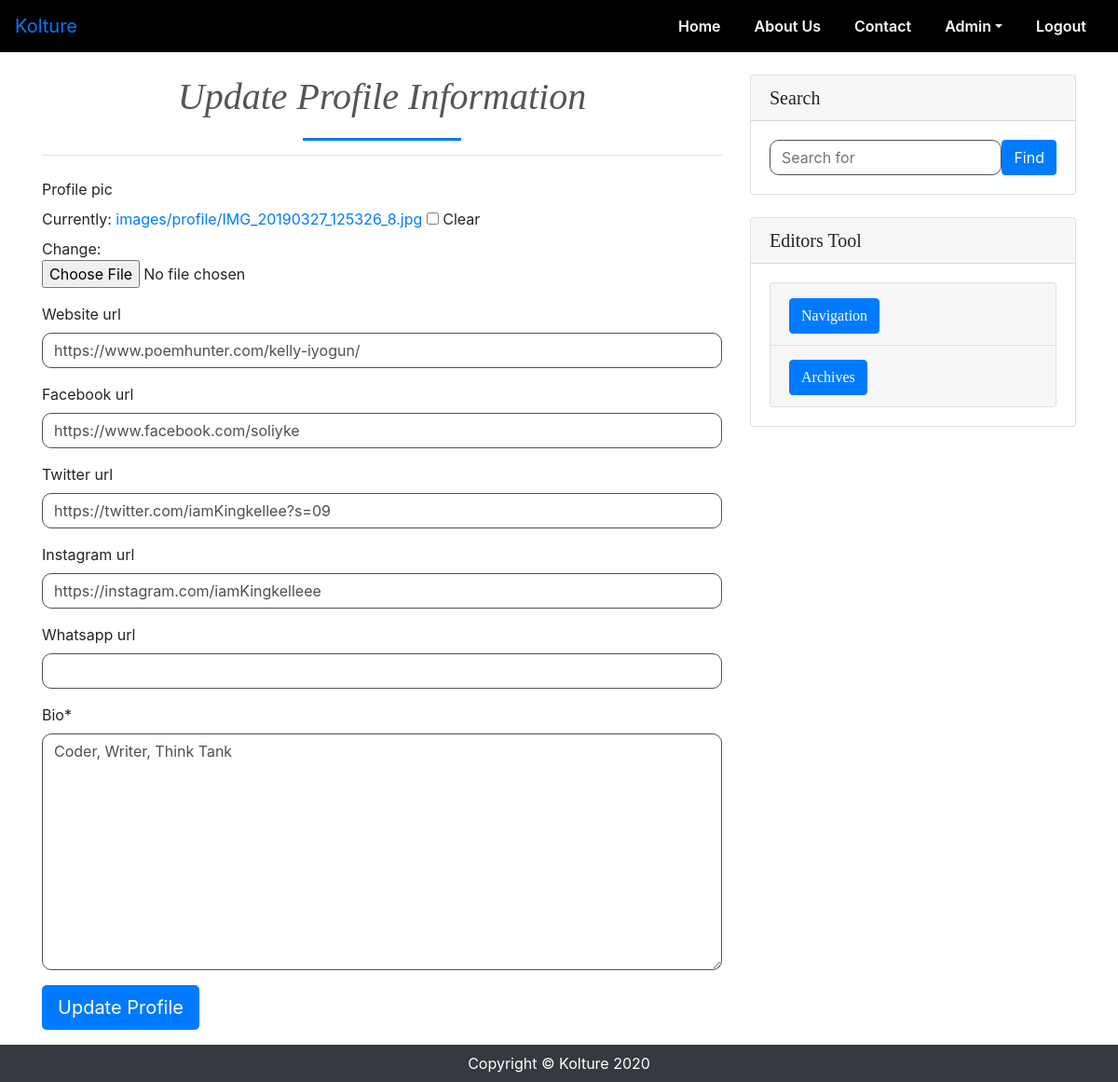
The app's page /users/1/edit_profile/ (signed in) with its own data.
### blog/models.py (models this page shows, shortened)
class Profile(models.Model):
    user = models.OneToOneField(User, null=True, on_delete=models.CASCADE)
    bio = models.TextField()
    profile_pic = models.ImageField(null=True, blank=True, upload_to='images/profile')
    website_url = models.CharField(max_length=200, null=True, blank=True)
    facebook_url = models.CharField(max_length=200, null=True, blank=True)
    twitter_url = models.CharField(max_length=200, null=True, blank=True)
    instagram_url = models.CharField(max_length=200, null=True, blank=True)
    whatsapp_url = models.CharField(max_length=200, null=True, blank=True)

### users/views.py (the view)
# urls.py: path('<int:pk>/edit_profile/', EditProfilePageView.as_view(), name='edit_profile_page'),
class EditProfilePageView(generic.UpdateView):
    model = Profile
    template_name = 'registration/edit_profile_page.html'
    fields = ['profile_pic', 'website_url', 'facebook_url', 'twitter_url', 'instagram_url', 'whatsapp_url', 'bio']
    success_url = reverse_lazy('blog-home')

### blog/context_processors.py (called while the page is built)
def posts(request):
    return {
        'all_posts': Post.objects.order_by('created_on'),
    }

### users/templates/registration/edit_profile_page.html (shortened to what this page needs)
{% extends "blog/base.html" %}
{% load crispy_forms_tags %}
{% block content %}
  {% if user.is_authenticated %}
    {% if user.id == profile.user.id %}
      <div class="col-md-8">
        <h1 class="my-4 font-italic border-bottom">
          Update Profile Information
        </h1>
      <div class="form-group">
        <form action="" method="post" enctype="multipart/form-data">
          {{ form|crispy }}
          <button type="submit" class="btn btn-primary  btn-lg">Update Profile</button>
        </form>
      </div>
    </div>
    {% else %}
    <div class="col-md-8">
    <p>You Can't Update This Profile, login to your own account<small></small><a class="nav-link" href="{% url 'login' %}">Login Here</a></small></p>
    <p>Don't Have an Account? <small><a class="link" href="{% url 'register' %}">Register Here</a></small></p>
    </div>
    {% endif %}
  {% else %}
  <div class="col-md-8">
    <p>You must be Logged in to Update This Profile..<small><a class="link" href="{% url 'login' %}">Login Here</a></small></p>
    <p>Don't Have an Account?<small><a class="link" href="{% url 'register' %}">Register Here</a></small></p>
  </div>
  {% endif %}
{% endblock %}

### blog/templates/blog/base.html (shortened to what this page needs)
{% load static %}
<!DOCTYPE html>
<html lang="en">
<head>
    <link rel="stylesheet" href="{% static 'blog/base.css' %}">
    <link rel="stylesheet" href="https://stackpath.bootstrapcdn.com/bootstrap/4.5.0/css/bootstrap.min.css">
    <link rel="stylesheet" href="https://stackpath.bootstrapcdn.com/font-awesome/4.7.0/css/font-awesome.min.css">
</head>
<body>
  <section id="nav-bar">
    <nav class="navbar navbar-expand-lg navbar-lig">
      <a class="navbar-brand" href="{% url 'kolture' %}">Kolture</a>
      <div class="collapse navbar-collapse" id="navbarSupportedContent">
          <ul class="navbar-nav ml-auto">
            <li class="nav-item active">
              <a class="nav-link" href="{% url 'blog-home' %}">Home</a>
            </li>
            <li class="nav-item">
              <a class="nav-link" href="{% url 'about' %}">About Us</a>
            </li>
            <li class="nav-item">
                <a class="nav-link" href="#">Contact</a>
            </li>
            {% if user.is_authenticated %}
              <li class="nav-item dropdown">
                <a class="nav-link dropdown-toggle" href="#" id="dropdown10" data-toggle="dropdown" aria-haspopup="true" aria-expanded="false" role="button">{{request.user.username}}</a>
              </li>
            {% endif %}
            <li class="nav-item">
              <a class="nav-link" href="{% url 'logout' %}" tabindex="-1" aria-disabled="true">Logout</a>
            </li>
          </ul>
      </div>
    </nav>
  </section>
<div class="container">
<div class="row">
{% block content %}{% endblock content%}
{% block sidebar %}
<div class="col-md-4">
  <div class="card my-4">
    <h5 class="card-header">Search</h5>
    <div class="card-body">
      <form action="{% url 'search' %}" class="input-group d-inline-block" method="get">
        <div class="d-flex">
          <input type="text" class="form-control" placeholder="Search for" name="q" value="{{ request.GET.q }}">
          <button type="submit" class="btn btn-primary" >Find</button>
        </div>
      </form>
    </div>
  </div>
{% if user.is_authenticated %}
{% block editors_sidebar %}
<div class="card my-4">
  <h5 class="card-header">Editors Tool</h5>
  <div class="card-body">
    <div class="accordion" id="accordionExample">
        <div class="card">
          <div class="card-header" id="headingOne">
            <h2 class="mb-0">
              <button class="btn btn-primary text-left" type="button" data-toggle="collapse" data-target="#collapseOne" aria-expanded="true" aria-controls="collapseOne">
                Navigation
              </button>
            </h2>
          </div>
        </div>
        <div class="card">
            <div class="card-header" id="headingOne">
              <h2 class="mb-0">
                <button class="btn btn-primary text-left" type="button" data-toggle="collapse" data-target="#collapseTwo" aria-expanded="true" aria-controls="collapseTwo">
                  Archives
                </button>
              </h2>
            </div>
                  {% regroup all_posts by created_on.year as year_list %}
          </div>
    </div>
  </div>
</div>
{% endblock editors_sidebar %}
{% endif %}
</div>
{% endblock sidebar %}
</div>
</div>
  <footer class="py-2 bg-dark">
    <div class="container">
      <div class="row">
        <div class="col-12">
          <p class="m-0 text-center text-white">Copyright &copy; Kolture 2020</p>
        </div>
      </div>
    </div>
  </footer>
</body>
</html>

### blog/static/blog/base.css (style rules this page uses)
* { margin: 0; padding: 0; }
h1, h2, h4, h5, h6 { font-family: "Playfair Display", Georgia, "Times New Roman", serif; }
#nav-bar { position: sticky; top: 0; z-index: 10; background-color: yellow; }
.navbar-nav li { padding: 0 10px; }
.navbar-nav li a { float: right; text-align: left; }
.navbar { background: black; }
.nav-link { color: white !important; font-weight: 600; font-size: 16px; }
h1 { text-align: center; color: #555555!important; padding-bottom: 10px; }
h1::after { content: ''; background: #007bff; display: block; height: 3px; width: 170px; margin: 20px auto 5px; }
.form-control { border-radius: 10px !important; border: 1px solid!important; padding: 5px 15px; }

### records on screen
Profile: website_url "https://www.poemhunter.com/kelly-iyogun/", facebook_url "https://www.facebook.com/soliyke", twitter_url "https://twitter.com/iamKingkellee?s=09", instagram_url "https://instagram.com/iamKingkelleee", bio "Coder, Writer, Think Tank"

### other values on screen
{{ request.user.username }} "Admin"
